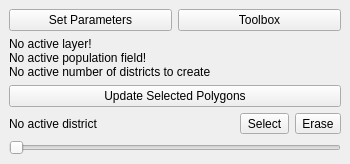
<?xml version="1.0" encoding="UTF-8"?>
<ui version="4.0">
 <class>ArrowsmithRedistrictDockWidgetBase</class>
 <widget class="QDockWidget" name="ArrowsmithRedistrictDockWidgetBase">
  <property name="geometry">
   <rect>
    <x>0</x>
    <y>0</y>
    <width>350</width>
    <height>235</height>
   </rect>
  </property>
  <property name="windowTitle">
   <string>QGIS Redistricting Tool</string>
  </property>
  <widget class="QWidget" name="dockWidgetContents">
   <layout class="QVBoxLayout" name="verticalLayout">
    <property name="sizeConstraint">
     <enum>QLayout::SetMaximumSize</enum>
    </property>
    <item>
     <layout class="QHBoxLayout" name="horizontalLayout_3">
      <item>
       <widget class="QPushButton" name="btnParameters">
        <property name="text">
         <string>Set Parameters</string>
        </property>
       </widget>
      </item>
      <item>
       <widget class="QPushButton" name="btnToolbox">
        <property name="text">
         <string>Toolbox</string>
        </property>
       </widget>
      </item>
     </layout>
    </item>
    <item>
     <widget class="QLabel" name="lblMainInfo">
      <property name="sizePolicy">
       <sizepolicy hsizetype="Preferred" vsizetype="Fixed">
        <horstretch>0</horstretch>
        <verstretch>0</verstretch>
       </sizepolicy>
      </property>
      <property name="text">
       <string>No active layer!
No active population field!
No active number of districts to create</string>
      </property>
      <property name="wordWrap">
       <bool>true</bool>
      </property>
     </widget>
    </item>
    <item>
     <widget class="QPushButton" name="btnUpdate">
      <property name="text">
       <string>Update Selected Polygons</string>
      </property>
     </widget>
    </item>
    <item>
     <layout class="QHBoxLayout" name="horizontalLayout">
      <item>
       <widget class="QLabel" name="lblActiveDistrict">
        <property name="text">
         <string>No active district</string>
        </property>
       </widget>
      </item>
      <item>
       <widget class="QToolButton" name="btnSelect">
        <property name="enabled">
         <bool>true</bool>
        </property>
        <property name="text">
         <string>Select</string>
        </property>
       </widget>
      </item>
      <item>
       <widget class="QToolButton" name="btnEraser">
        <property name="text">
         <string>Erase</string>
        </property>
       </widget>
      </item>
     </layout>
    </item>
    <item>
     <layout class="QVBoxLayout" name="verticalLayout_2">
      <property name="sizeConstraint">
       <enum>QLayout::SetFixedSize</enum>
      </property>
      <item>
       <widget class="QSlider" name="sliderDistricts">
        <property name="minimum">
         <number>1</number>
        </property>
        <property name="maximum">
         <number>1</number>
        </property>
        <property name="pageStep">
         <number>2</number>
        </property>
        <property name="orientation">
         <enum>Qt::Horizontal</enum>
        </property>
       </widget>
      </item>
     </layout>
    </item>
   </layout>
  </widget>
 </widget>
 <resources/>
 <connections/>
</ui>
